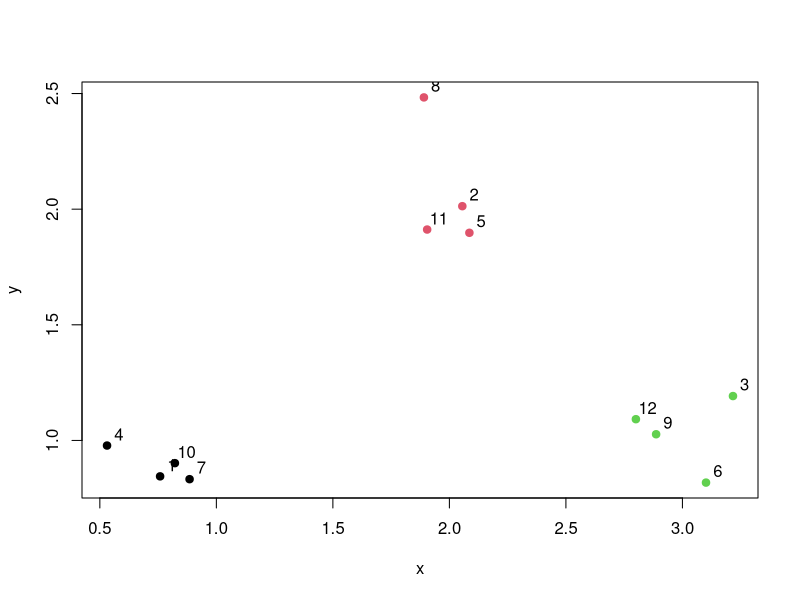
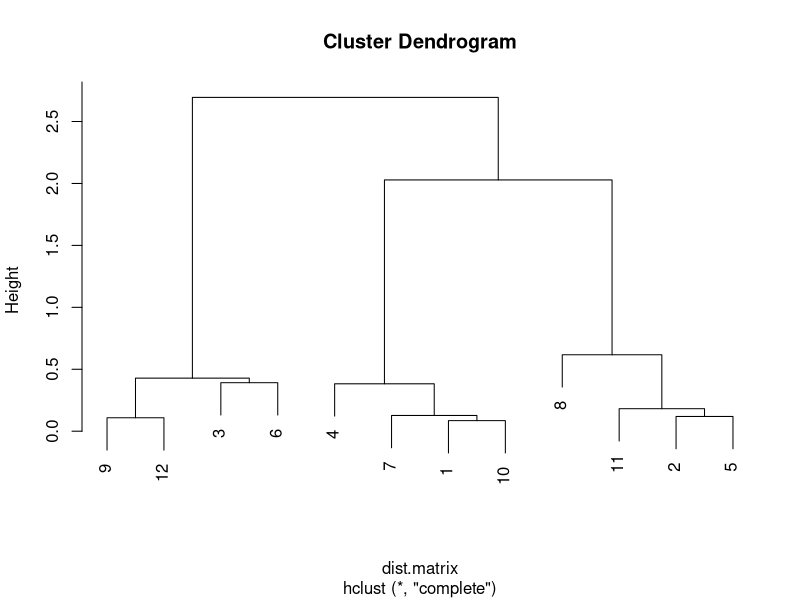

R code for these plots, in order:
set.seed(1234)
x <- rnorm(12, mean=c(1,2,3), sd=0.2)
y <- rnorm(12, mean=c(1,2,1), sd=0.2)

plot(x, y, col=rep(c(1,2,3),4), pch=19)
text(x+0.05, y+0.05, labels=as.character(1:12))

coords <- data.frame(x=x, y=y)
dist.matrix = dist(coords)

hclust.obj <- hclust(dist.matrix)
plot(hclust.obj)
